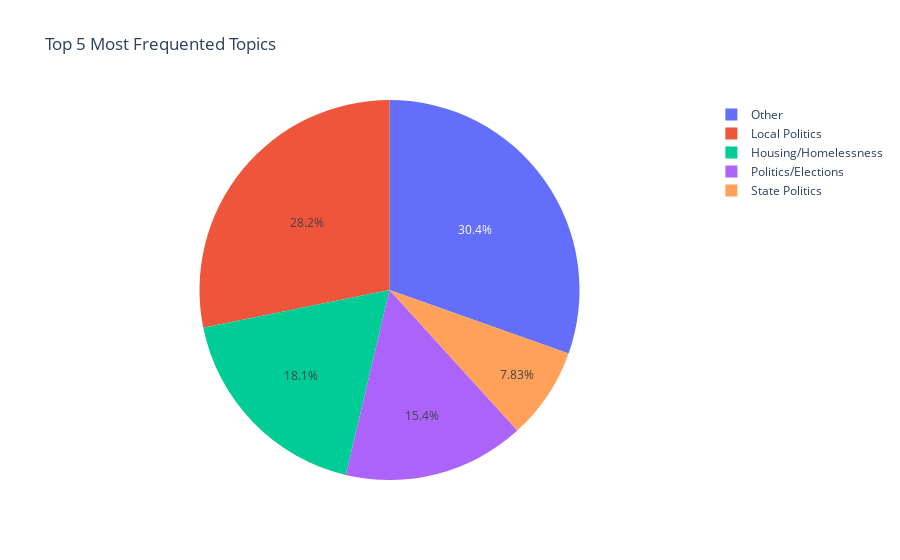

Notebook code cell kept with this figure:
### Markdown cell above
We can begin by visualizing the aforementioned areas so the client gets a general overview of their coverage: The most frequented neighborhoods, census tracts and topics.

### Code cell
import matplotlib.pyplot as plt
import seaborn as sns
import plotly.express as px

# Bar plot for Top 5 Neighborhoods by Article Count
plt.figure(figsize=(10, 6))
sns.barplot(x="Article Count", y="Neighborhood", data=neighborhood_count)
plt.title("Top 5 Most Frequented Neighborhoods")
plt.show()

# Bar plot for Top 5 Neighborhoods by Article Count
plt.figure(figsize=(10, 6))
sns.barplot(x="Census Tract", y="Article Count", data=tract_count)
plt.title("Top 5 Most Frequented Census Tracts")
plt.show()


# Pie chart for Top 5 Topics by Article Count
fig = px.pie(topic_count, names="Closest Topic", values="Article Count", title="Top 5 Most Frequented Topics")
fig.show()

### Figure 1 — Plotly figure (JSON) as saved in the notebook; plotly's stock layout.template omitted (floating-point values rounded to 4 significant figures)
{"data": [{"domain": {"x": [0, 1], "y": [0, 1]}, "hovertemplate": "Closest Topic=%{label}<br>Article Count=%{value}<extra></extra>", "labels": ["Other", "Local Politics", "Housing/Homelessness", "Politics/Elections", "State Politics"], "legendgroup": "", "name": "", "showlegend": true, "type": "pie", "values": [136, 126, 81, 69, 35]}], "layout": {"legend": {"tracegroupgap": 0}, "title": {"text": "Top 5 Most Frequented Topics"}}}
